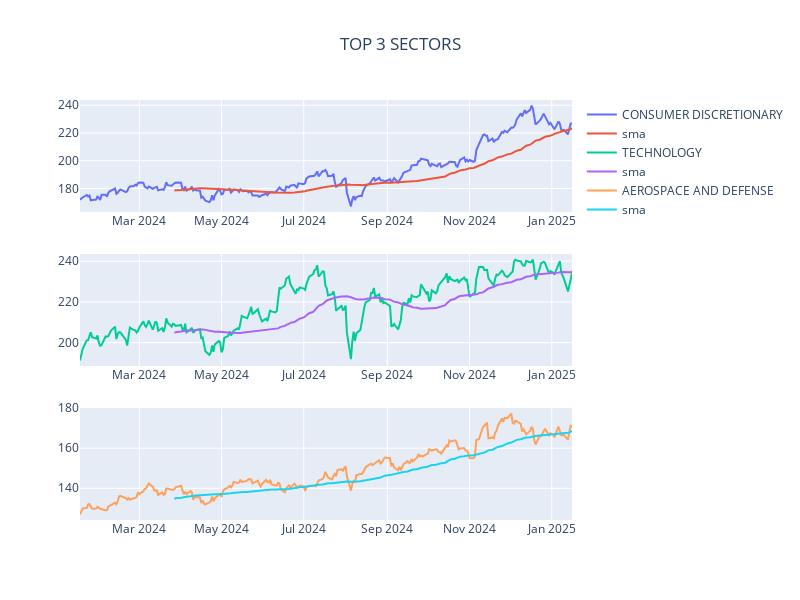

Notebook code for this chart:
### Markdown cell above
### Sectors

### Code cell
from yfinance_utils import list_utils
from datetime import datetime

symbols = list_utils.get_sectors()
names = list_utils.sectors
COLUMNS = ['Adj Close', 'Open','High','Low','Close','Volume']
NUMBER_OF_TOP_PERFORMERS_IN_MARKETS = 3

fig2=make_subplots(rows=3, cols=1)
fig2.update_layout(title=f"TOP {NUMBER_OF_TOP_PERFORMERS_IN_MARKETS} SECTORS", title_x=0.5, width=800, height=600)

top = list_utils.get_top_performers(symbols, size=NUMBER_OF_TOP_PERFORMERS_IN_MARKETS)
_list = [i[0] for i in top]

data = yfinance.download(_list, period='1y')
counter=1
for symbol in _list:
    _d2 = pd.DataFrame()
    _d2 = data.loc[:,(slice(None),symbol)]
    _d2.columns = COLUMNS
    _d2['sma'] = TA.SMA(_d2, period=50)
    _d2.reset_index(inplace=True)
    fig2.add_trace(
        go.Scatter(y=_d2['Close'], x=_d2['Date'], name=names[symbol]),
        secondary_y=False,
        row=counter, col=1
    )
    fig2.add_trace(
        go.Scatter(y=_d2['sma'], x=_d2['Date'], name=f'sma'),
        secondary_y=False,
        row=counter, col=1
    )
    counter = counter + 1
fig2.show()

today = datetime.today().strftime('%Y-%m-%d')
print("PERFORMANCE IN THE LAST 30 DAYS:")
for symbol, value in top:
    if save_to_mongo:
        file_utils.save_to_mongo({"DATE":today, "TICK":symbol, "PERFORMANCE":value, "SECTOR":names[symbol]}, "top_sectors")

### Figure 1 — Plotly figure (JSON) as saved in the notebook; plotly's stock layout.template omitted (floating-point values rounded to 4 significant figures; data arrays with more than 128 entries replaced by an {"elided": "..."} marker saying what was removed)
{"data": [{"name": "CONSUMER DISCRETIONARY", "type": "scatter", "x": {"elided": "252 str values"}, "xaxis": "x", "y": {"elided": "252 float values"}, "yaxis": "y"}, {"name": "sma", "type": "scatter", "x": {"elided": "252 str values"}, "xaxis": "x", "y": {"elided": "252 float values"}, "yaxis": "y"}, {"name": "TECHNOLOGY", "type": "scatter", "x": {"elided": "252 str values"}, "xaxis": "x2", "y": {"elided": "252 float values"}, "yaxis": "y2"}, {"name": "sma", "type": "scatter", "x": {"elided": "252 str values"}, "xaxis": "x2", "y": {"elided": "252 float values"}, "yaxis": "y2"}, {"name": "AEROSPACE AND DEFENSE", "type": "scatter", "x": {"elided": "252 str values"}, "xaxis": "x3", "y": {"elided": "252 float values"}, "yaxis": "y3"}, {"name": "sma", "type": "scatter", "x": {"elided": "252 str values"}, "xaxis": "x3", "y": {"elided": "252 float values"}, "yaxis": "y3"}], "layout": {"height": 600, "title": {"text": "TOP 3 SECTORS", "x": 0.5}, "width": 800, "xaxis": {"anchor": "y", "domain": [0, 1]}, "xaxis2": {"anchor": "y2", "domain": [0, 1]}, "xaxis3": {"anchor": "y3", "domain": [0, 1]}, "yaxis": {"anchor": "x", "domain": [0.7333, 1]}, "yaxis2": {"anchor": "x2", "domain": [0.3667, 0.6333]}, "yaxis3": {"anchor": "x3", "domain": [0, 0.2667]}}}
